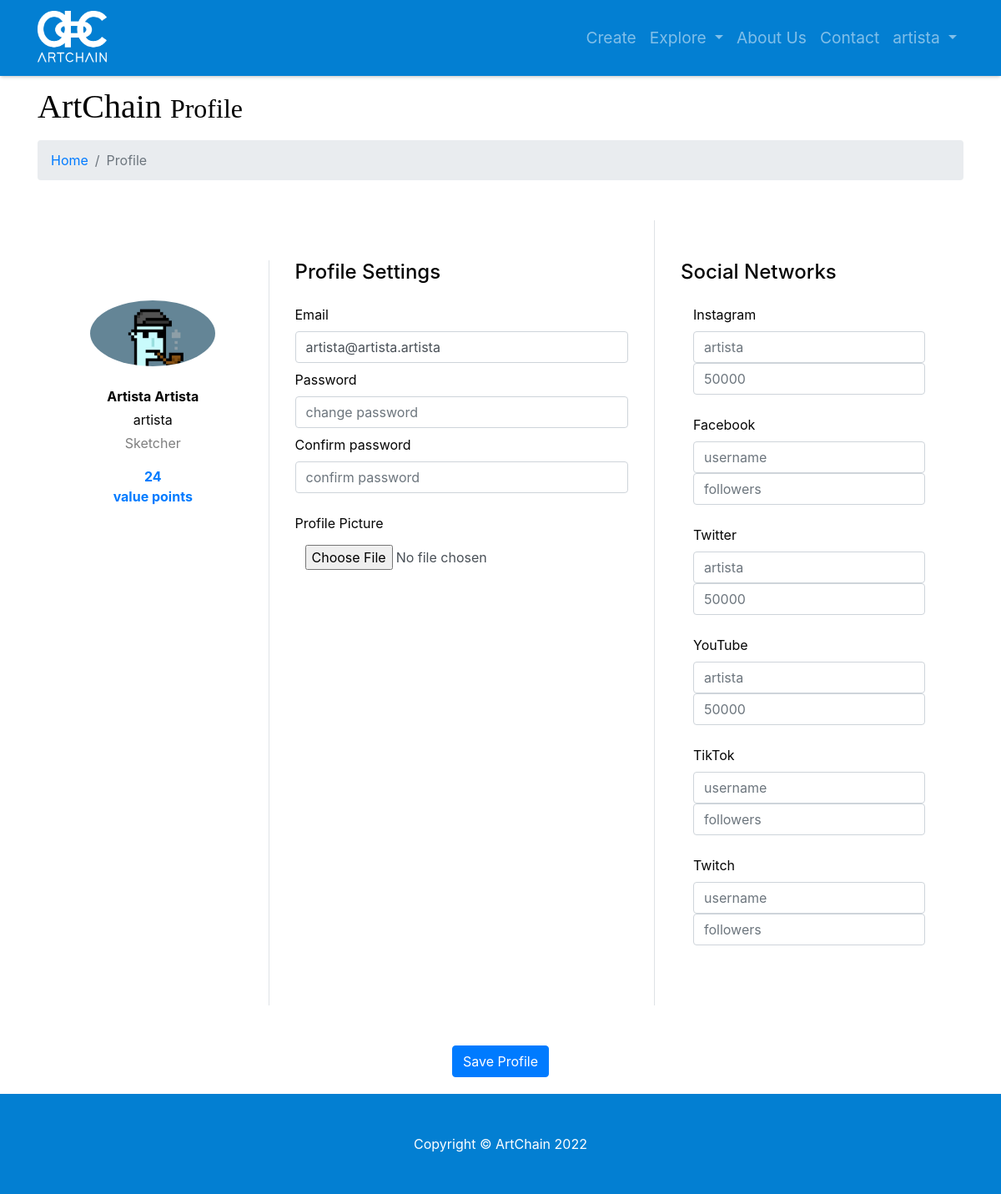
The page /myaccount-profile (signed in) on the database as committed earlier.
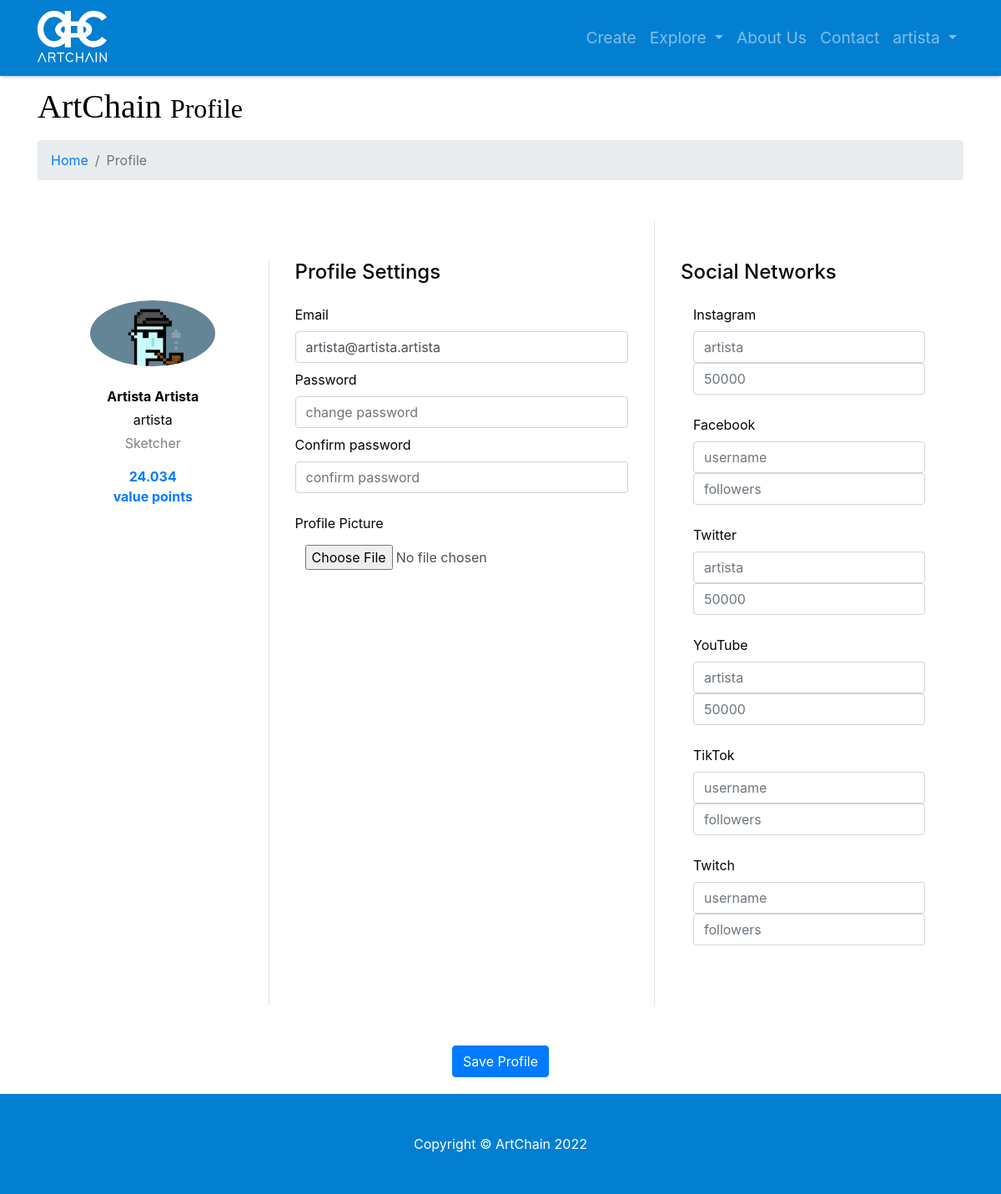
The same page on the database as committed later.
### model.py (models this page shows)
class User(db.Model):
    __tablename__ = 'users'
    id = db.Column(db.Integer, unique=True, primary_key=True)
    username = db.Column(db.String(64), unique=True, index=True)
    password = db.Column(db.String(64))
    email = db.Column(db.String(64), unique=True)
    role_id = db.Column(db.Integer, db.ForeignKey('roles.id'))
    name = db.Column(db.String(64))
    surname = db.Column(db.String(64))
    category = db.Column(db.String(64), default=False)
    profile_pic_src = db.Column(db.String(64))
    insta = db.Column(db.Integer)
    instaname = db.Column(db.String(64))
    face = db.Column(db.Integer)
    facename = db.Column(db.String(64))
    twitter = db.Column(db.Integer)
    twittername = db.Column(db.String(64))
    yt = db.Column(db.Integer)
    ytname = db.Column(db.String(64))
    tiktok = db.Column(db.Integer)
    tiktokname = db.Column(db.String(64))
    twitch = db.Column(db.Integer)
    twitchname = db.Column(db.String(64))
    applemusic = db.Column(db.Integer)
    applemusicname = db.Column(db.String(64))
    spotify = db.Column(db.Integer)
    spotifyname = db.Column(db.String(64))
    soundcloud = db.Column(db.Integer)
    soundcloudname = db.Column(db.String(64))
    sales = db.Column(db.Integer)
    value = db.Column(db.Integer)

### app.py (the view, shortened to what this page needs)
@app.route('/myaccount-profile', methods=['GET', 'POST'])
def my_settings():
    form = None
    email_already_existing = 0
    settings_edited = 0
    password_check_fail = 0
    try:
        if session['username']:
            user = session['username']
            for row in db.session.query(model.User).filter_by(username=user):
                user_logged_in = row
            if user_logged_in.role_id == 3:
                form = EditArtistForm()
            else:
                form = EditCustomerForm()
    except KeyError:
        return forbidden(KeyError)
    return render_template('myaccount-profile.html', form=form, user_logged_in=user_logged_in)

### templates/myaccount-profile.html (shortened to what this page needs)
{% include 'main-template.html' %}
{% block content %}
<head>
</head>
  <div class="container">
    <h1 class="mt-4 mb-3">ArtChain
      <small>Profile</small>
    </h1>
    <ol class="breadcrumb">
      <li class="breadcrumb-item">
        <a href="/">Home</a>
      </li>
      <li class="breadcrumb-item active">Profile</li>
    </ol>
      {% if user_logged_in.role_id == 3 %}
      <form method="post" enctype=multipart/form-data>
    <div class="container rounded bg-white mt-5 mb-5">
    <div class="row">
        <div class="col-md-3 border-right mt-5">
            <div class="d-flex flex-column align-items-center text-center p-3 py-5">
                <img class="rounded-circle" width="150px" src="{{url_for('static', filename='uploads/profilepics/'+user_logged_in.profile_pic_src)}}">
                <span class="font-weight-bolder mt-4">{{ user_logged_in.name }} {{ user_logged_in.surname }}</span>
                <span class="text-black-30 mt-1">{{user_logged_in.username}}</span>
                 <span class="text-black-50 mt-1">{{user_logged_in.category}}</span>
                <span class="text-primary font-weight-bold mt-3">{{user_logged_in.value}}<br>value points</span>
            </div>
        </div>
        <div class="col-md-5 border-right">
            <div class="p-3 py-5">
                <div class="d-flex justify-content-between align-items-center mb-3">
                    <h4 class="text-right">Profile Settings</h4>
                </div>
                <div class="row mt-3">
                <div class="col-md-12">{{form.email.label}}{{form.email(class="form-control", value=user_logged_in.email)}}</div><br>
                <div class="col-md-12 mt-2">{{form.password.label}}{{form.password(class="form-control", placeholder="change password")}}</div><br>
                    <div class="col-md-12 mt-2">{{form.confpassword.label}}{{form.confpassword(class="form-control", placeholder="confirm password")}}</div><br>
                    <div class="col-md-12 mt-4">{{form.profile_pic.label}}{{form.profile_pic(class="form-control mt-5, border-0", id="formFile")}}</div>
               </div>
            </div>
        </div>
        <div class="col-md-4">
            <div class="p-3 py-5">
                <div class="d-flex justify-content-between align-items-center mb-3">
                    <h4 class="text-right">Social Networks</h4>
                </div>
                <div class="col-md-12">{{form.instafollowers.label}}{{form.instauser(class="form-control", placeholder=user_logged_in.instaname or "username")}}{{form.instafollowers(class="form-control", placeholder=user_logged_in.insta or "followers")}}</div><br>
                <div class="col-md-12">{{form.facefollowers.label}}{{form.faceuser(class="form-control", placeholder=user_logged_in.facename or "username")}}{{form.facefollowers(class="form-control", placeholder=user_logged_in.face or "followers")}}</div><br>
                <div class="col-md-12">{{form.twitterfollowers.label}}{{form.twitteruser(class="form-control", placeholder=user_logged_in.twittername or "username")}}{{form.twitterfollowers(class="form-control", placeholder=user_logged_in.twitter or "followers")}}</div><br>
                <div class="col-md-12">{{form.ytfollowers.label}}{{form.ytuser(class="form-control", placeholder=user_logged_in.ytname or "username")}}{{form.ytfollowers(class="form-control", placeholder=user_logged_in.yt or "followers")}}</div><br>
                <div class="col-md-12">{{form.tiktokfollowers.label}}{{form.tiktokuser(class="form-control", placeholder=user_logged_in.tiktokname or "username")}}{{form.tiktokfollowers(class="form-control", placeholder=user_logged_in.tiktok or "followers")}}</div><br>
                <div class="col-md-12">{{form.twitchfollowers.label}}{{form.twitchuser(class="form-control", placeholder=user_logged_in.twitchname or "username")}}{{form.twitchfollowers(class="form-control", placeholder=user_logged_in.twitch or "followers")}}</div><br>
            </div>
        </div>
    </div>
    </div>
          <div class="mt-5 text-center">{{form.submit(class="btn btn-primary profile-button btn-submit-artist-registration")}}</div>
      </form>
        {% endif %}
</div>
{% endblock content %}
{% include 'footer.html' %}

### templates/main-template.html (shortened to what this page needs)
<!DOCTYPE html>
<html lang="en">
<head>
  <link href="{{url_for('static',filename='vendor/bootstrap/css/bootstrap.css')}}" rel="stylesheet">
  <link href="{{url_for('static',filename='css/modern-business.css')}}" rel="stylesheet">
</head>
<body>
    <nav class="navbar fixed-top navbar-expand-lg navbar-dark fixed-top">
      <div class="container">
        <a class="navbar-brand" href="/"><img src="{{url_for('static',filename='images/logos/artchain_logo_white.png')}}" width="85" height="65"></a>
        <div class="collapse navbar-collapse" id="navbarResponsive">
          <ul class="navbar-nav ml-auto">
            {% if session.username %}
            <li class="nav-item">
              <a class="nav-link" href="/create">Create</a>
            </li>
            {% endif %}
            <li class="nav-item dropdown">
              <a class="nav-link dropdown-toggle" href="#" id="navbarDropdownPages" data-toggle="dropdown" aria-haspopup="true" aria-expanded="false">
              Explore
              </a>
            </li>
            <li class="nav-item">
              <a class="nav-link" href="/about">About Us</a>
            </li>
            <li class="nav-item">
              <a class="nav-link" href="/contact">Contact</a>
            </li>
            {% if session.username %}
            <li class="nav-item dropdown">
              <a class="nav-link dropdown-toggle" href="#" id="navbarDropdownBlog" data-toggle="dropdown" aria-haspopup="true" aria-expanded="false">
                {{session.username}}
              </a>
            </li>
            {% endif %}
          </ul>
        </div>
      </div>
    </nav>
  <br>
</body>
</html>

### templates/footer.html
    <footer class="py-5 bg-dark">
    <div class="container"> <p class="m-0 text-center text-white">Copyright &copy; ArtChain 2022</p></div>
  </footer>

### static/css/modern-business.css (style rules this page uses)
body { padding-top: 56px; }
.bg-dark { background-color: #037FD2; }
nav { box-shadow: 0 2px 4px -1px rgba(0,0,0,0.25); font-size: larger; }
h1 { font-family: building; }
.navbar { box-shadow: 0 2px 4px -1px rgba(0,0,0,0.25); background-color: #037FD2; }
.btn-submit-artist-registration { margin-bottom: 20px; }

Rows that differ between the two databases and show on the page:
changed User "Artista": value "24" → "24.034"
